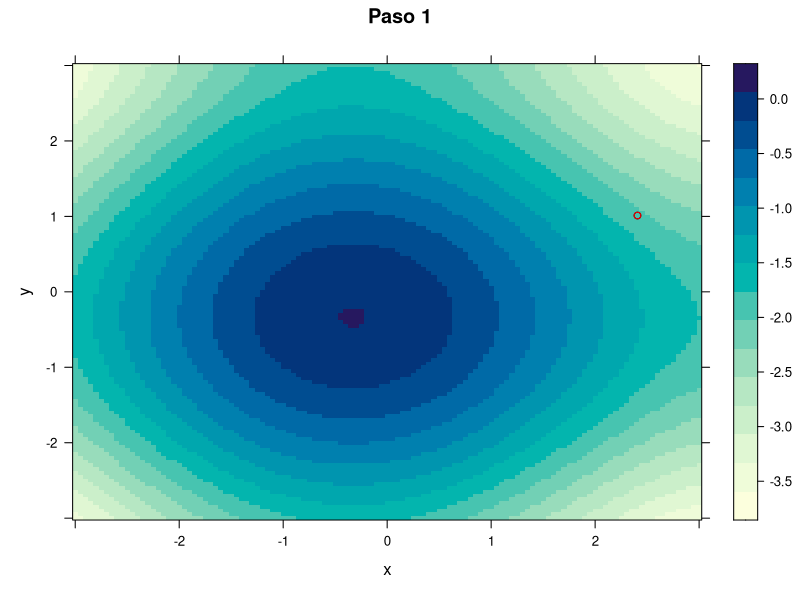
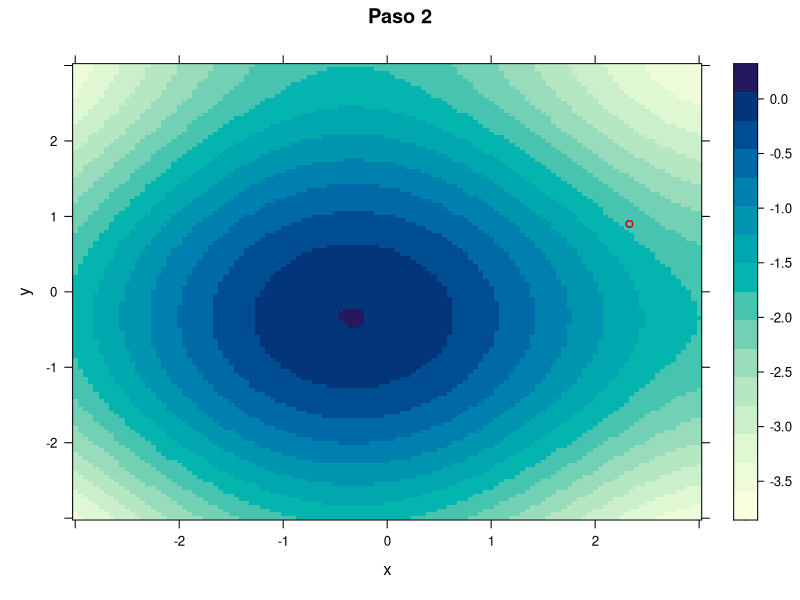
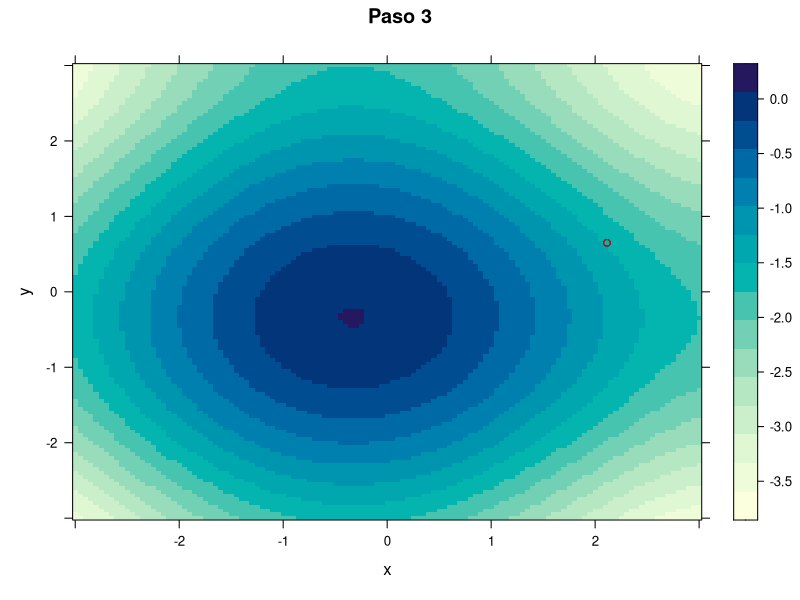
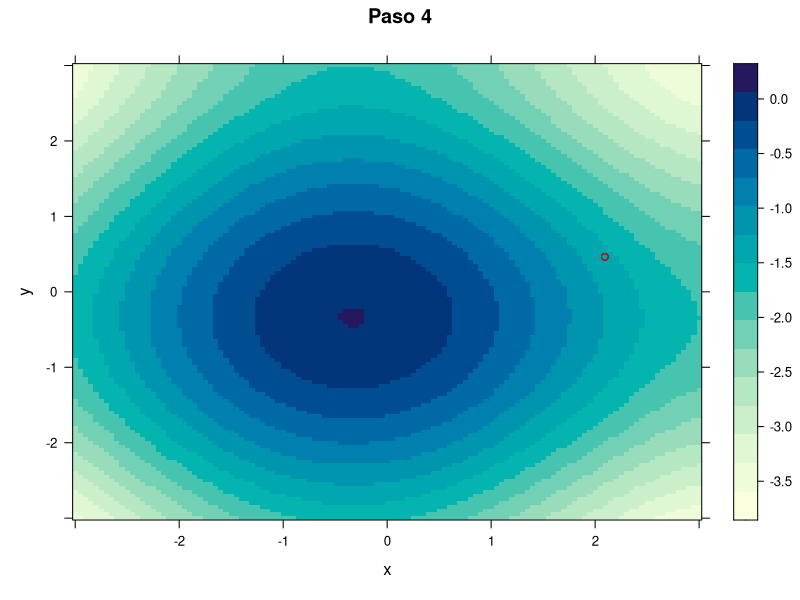
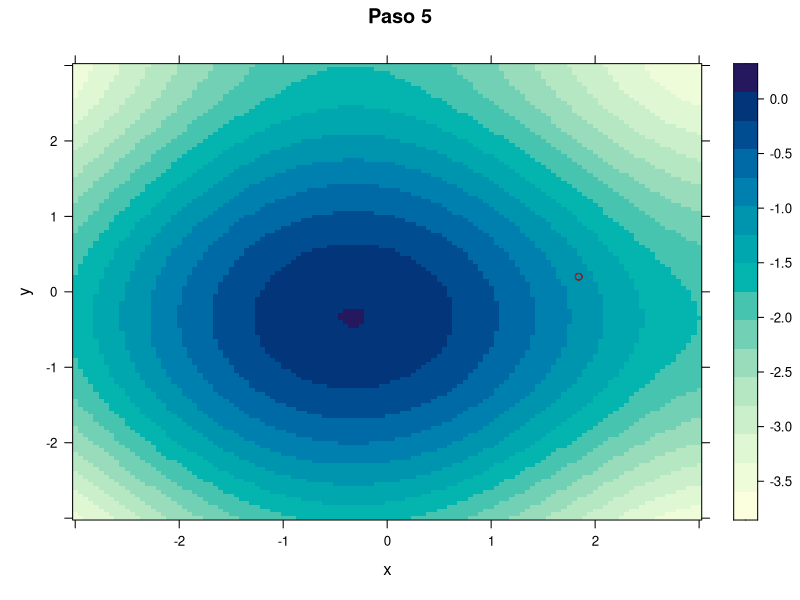
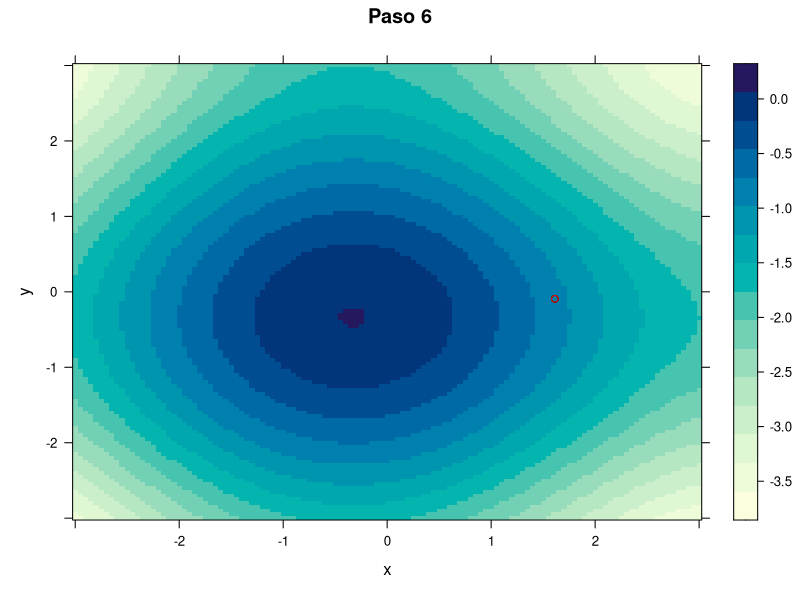
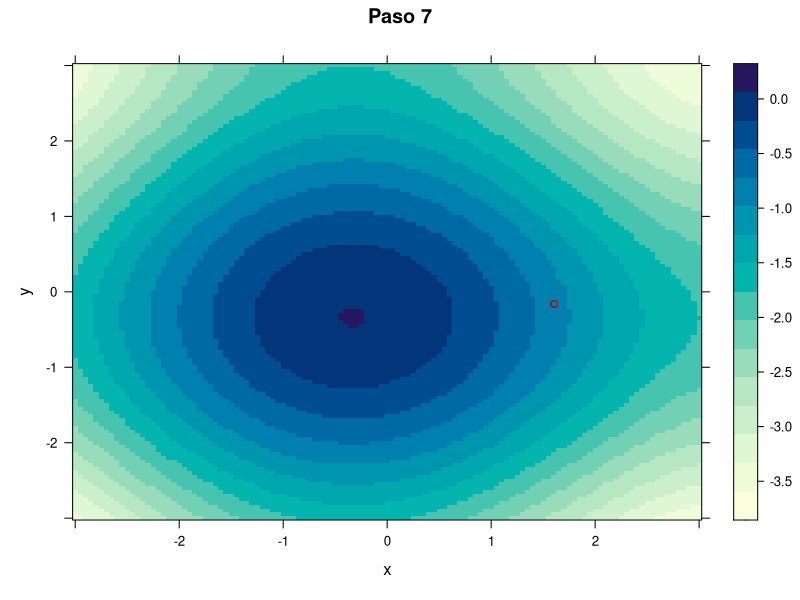
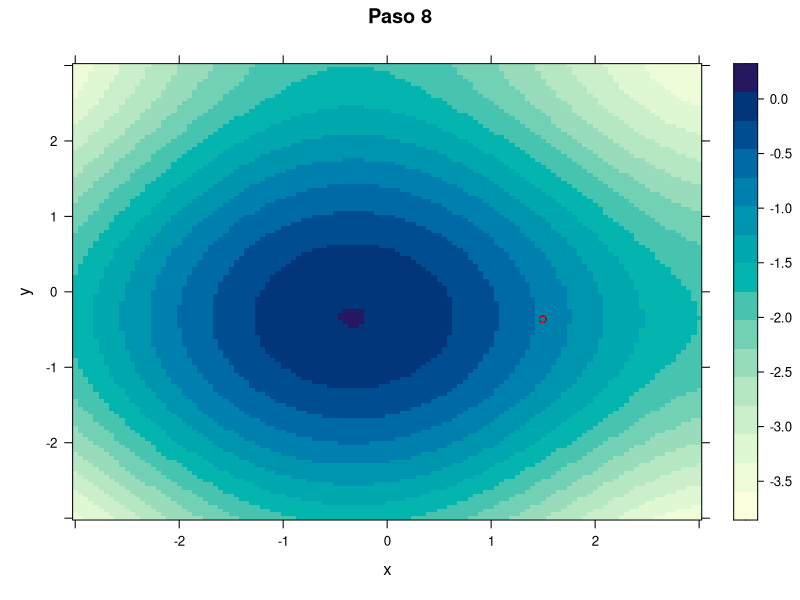

Here is the R script that generated these plots, in order: (Note: this script raises an error after producing the figures.)
library(lattice)
library(reshape2)
library(latticeExtra)

g <- function(x, y) {
  return(((x + 0.5)^4 - 30 * x^2 - 20 * x + (y + 0.5)^4 - 30 * y^2 - 20 * y)/100)
}

low <- -3
high <- -low
x <- seq(low, high, 0.05)
y <- x
z <- outer(x, y, g)
dimnames(z) <- list(x, y)
d <- melt(z)
names(d) <- c("x", "y", "z")

tmax <- 100

currx <- runif(1, low, high)
curry <- runif(1, low, high)
bestx <- currx
besty <- curry
step <- 0.3

for (tiempo in 1:tmax) {
  deltax <- c(-runif(1, 0, step), 0, runif(1, 0, step))
  deltay <- c(-runif(1, 0, step), 0, runif(1, 0, step))
  
  #codigo de la practica 4
  vecinosx <- numeric()
  vecinosy <- numeric()
  for (dx in deltax) {
    for (dy in deltay) {
      if (dx != 0 | dy != 0) { # descartar la posicion misma
        vecinosx <- c(vecinosx, currx + dx)
        vecinosy <- c(vecinosy, curry + dy)
      }
    }
  }
  
  gvecinos <- g(vecinosx, vecinosy)
  mejor <- max(gvecinos)
  elegido <- which(gvecinos %in% mejor)
  currx <- vecinosx[elegido]
  curry <- vecinosy[elegido]
  
  if (g(bestx, besty) < mejor) {
    bestx <- currx
    besty <- curry
  }
  
  salida <- paste("p7_flat", tiempo, ".png", sep = "")
  titulo <- paste("Paso", tiempo)
  plano <- levelplot(z ~ x * y, data = d, main = titulo)
  punto <- (xyplot(currx ~ curry, col = "black"))
  mejorpunto <- (xyplot(bestx ~ besty, col = "red"))
  graficapuntos <- plano + as.layer(punto) + as.layer(mejorpunto)
  png(salida, width = 500, height = 500)
  print(graficapuntos)
  graphics.off()
  
}
